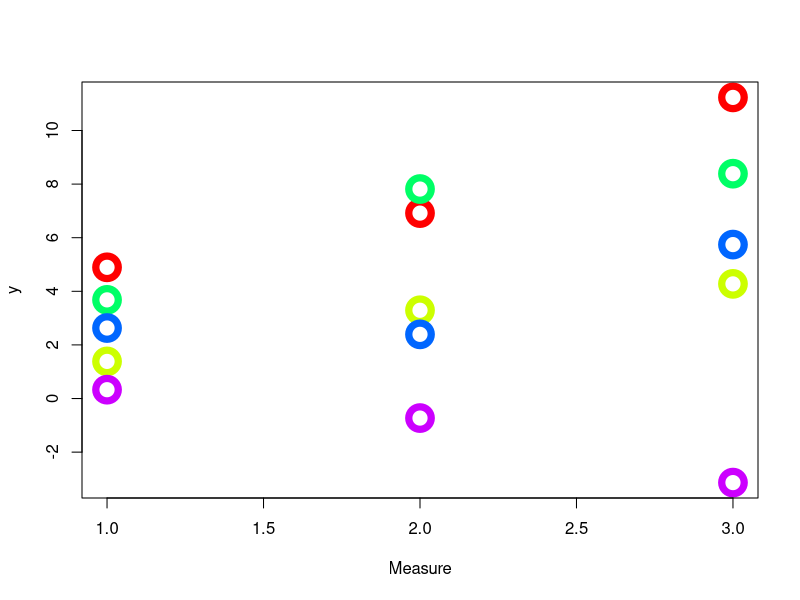
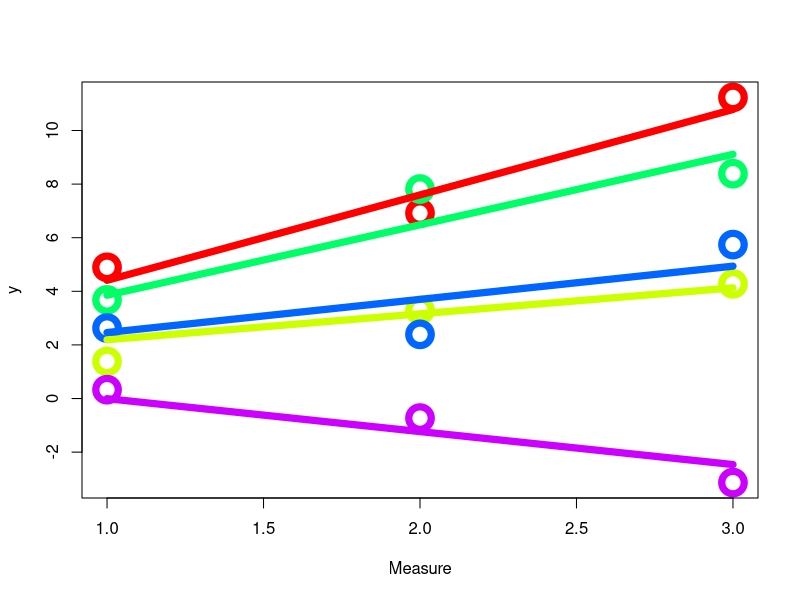

The R source for these figures, in order:


options(stringAsFactor=FALSE, width=300)

library(lme4)

xbool_save_file <- TRUE


n <- 15 #### must be an integer multiple of 3

set.seed(778)

xid <- rep( I(1:(n/3)), each=3 )

xtxdom <- c(1, 2, 3)
xrepmeas <- rep( xtxdom, n/3 )

xmeasureInd <- xtxdom






 #### true standard deviation of random effect
#### try different values
xsigRndEff <- 1
indiv_slope <- rep(rnorm(n/3, 0, xsigRndEff), each=3)

xerrs <- rnorm(n, 0, 1.0)

indiv_intercept <- 1.0 ##### fixed intercept

xbeta <- 1

y_true <- indiv_intercept + xbeta * xmeasureInd +    indiv_slope * xmeasureInd + xerrs


## xdf <- data.frame("id"=xid, "measure"=xrepmeas, "y"=y_true)
xdf <- data.frame("id"=as.character(xid), "measure"=xrepmeas, "y"=y_true)



xpalette <- rep(rainbow(2*n/3)[1:(n/3)], each=3)

xpalette <- rep(rainbow(n/3), each=3)

ydf <- xdf

ydf


if(xbool_save_file) {
    png(file.path("~", "Desktop", "randomSlopeDataSimDataOnly_01.png"), width=1000, height=1000, pointsize=24)
}
plot( ydf[ , "measure"],  ydf[ , "y"], col=xpalette, cex=3, lwd=7, ylab="y", xlab="Measure")
if(xbool_save_file) { dev.off() }





xlmer <- lmer(y ~ measure + ( measure | id ), data=ydf)
## xlmer <- lmer(y ~ ( measure | id ), data=ydf) #### this assumes beta (the constant slope center) is zero
summary(xlmer)
#anova(xlmer)







summary(xlmer)$coefficients

xfixed_slope <- summary(xlmer)$coefficients[ 2, 1 ] ; xfixed_slope

xfixed_intercept <- summary(xlmer)$coefficients[ 1, 1 ] ; xfixed_intercept

########## is it possible to recover actual fitted intercepts ????

########## YES!

coef(xlmer)$id
xxu <- coef(xlmer)$id[ , "measure"] ; xxu

########### or, alternately
ranef(xlmer)$id[ , "measure"] + xfixed_slope








if(xbool_save_file) {
    png(file.path("~", "Desktop", "randomSlopeDataSim_01.png"), width=1000, height=1000, pointsize=24)
}
plot( ydf[ , "measure"],  ydf[ , "y"], col=xpalette, cex=3, lwd=7, ylab="y", xlab="Measure")
for(i in 1:(nrow(ydf)/3)) {
    #abline(a=indiv_intercept, b=indiv_slope[i*3-1] + xbeta, col=xpalette[i*3-1], lwd=7)
    
    segments(x0=1.0, y0=xfixed_intercept + (1*xxu[i]), x1=3.0, y1=xfixed_intercept + (3*xxu[i]), col=xpalette[i*3-2], lwd=7)
    
    #segments(x0=0, y0=ydf[ i*2-1, "y"], x1=1, y1=ydf[ i*2, "y"], col=xpalette[i*2-1], lwd=4)
}
if(xbool_save_file) { dev.off() }







summary(xlmer)

xlm2 <- lm(y ~ measure, data=ydf)
summary(xlm2)

########### is the random slope model significantly better than using fixed effect only?
########### we're actually testing null that xsigRndEff = 0 (given 'measure')
anova(xlmer, xlm2)


###################

xlmer2 <- lmer(y ~ measure + ( measure | id ) + ( 1 | id ), data=ydf)
summary(xlmer2)
#anova(xlmer2)

anova(xlmer2, xlm2)


